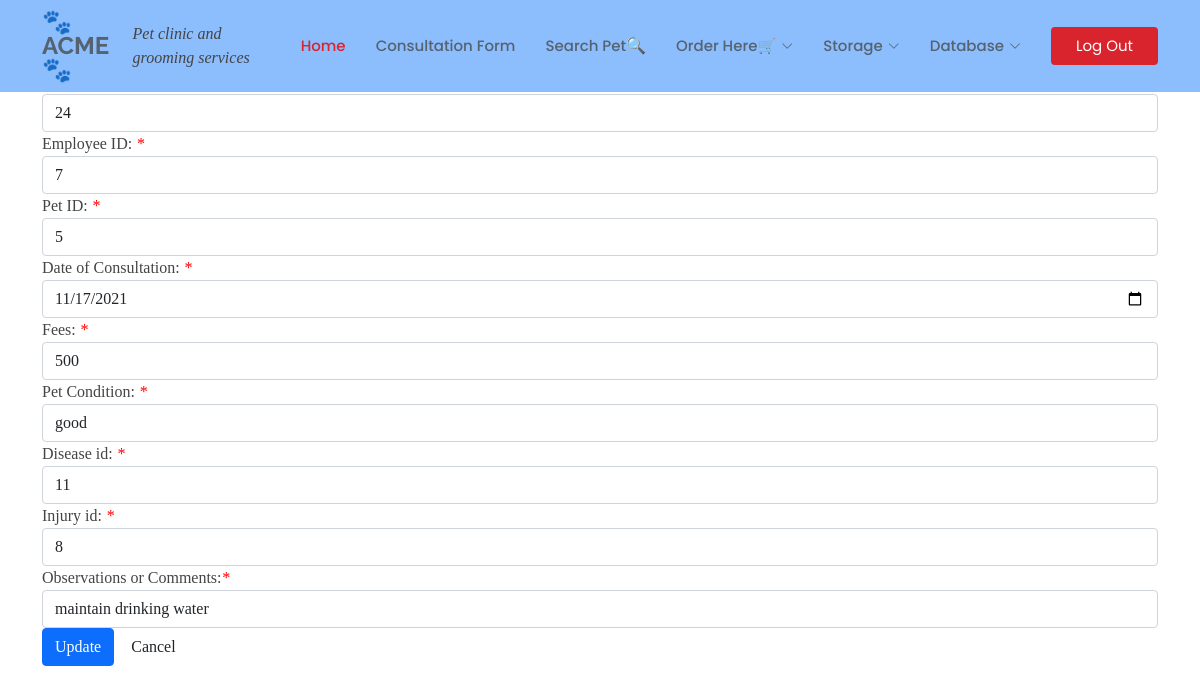
The page /consedit.php?cust_id=24 (signed in) on the database its author committed.
### tables this page shows
CREATE TABLE `consultation` (
  `consultID` int(11) NOT NULL AUTO_INCREMENT,
  `employeeId` int(11) NOT NULL,
  `petnum` int(11) NOT NULL,
  `dateconsult` date NOT NULL,
  `fees` int(11) NOT NULL,
  `petcondition` varchar(500) NOT NULL,
  `diseaseid` int(11) NOT NULL,
  `injuryid` int(11) NOT NULL,
  `vcomment` text NOT NULL,
  PRIMARY KEY (`consultID`),
  KEY `employeeId` (`employeeId`),
  KEY `diseasenum` (`diseaseid`),
  KEY `injurynum` (`injuryid`),
  KEY `petnum` (`petnum`),
  CONSTRAINT `consultation_ibfk_1` FOREIGN KEY (`employeeId`) REFERENCES `employee` (`EmployeeID`) ON DELETE CASCADE ON UPDATE CASCADE,
  CONSTRAINT `consultation_ibfk_3` FOREIGN KEY (`diseaseid`) REFERENCES `diseases` (`diseasenum`) ON DELETE CASCADE ON UPDATE CASCADE,
  CONSTRAINT `consultation_ibfk_4` FOREIGN KEY (`injuryid`) REFERENCES `injuries` (`injurynum`) ON DELETE CASCADE ON UPDATE CASCADE,
  CONSTRAINT `consultation_ibfk_5` FOREIGN KEY (`petnum`) REFERENCES `petinfo` (`PetID`) ON DELETE CASCADE ON UPDATE CASCADE
);

### consedit.php (the view, shortened to what this page needs)
<?php
include "includes/header.php";
include "includes/config.php";
include "includes/bootstrap.php";
if (!isset($_SESSION['EmployeeID'])){
  require("includes/login_functions.inc.php");
 echo "<script>alert('please log in to edit the consultation file');document.location='login.php'</script>";
}
else {
$result = mysqli_query( $conn,"SELECT * FROM consultation where consultID = ". $_GET['cust_id']);
$row = mysqli_fetch_array($result);
?>
p.spacedlines{
   line-height: 150%;
}
<div class="container">
<h2>Update Consultation</h2>
<form method="POST" action="consupdate.php" enctype="multipart/form-data">
<div class="form-group">
<label for="cust_id" class="control-label">Consultation ID:</label> <i style="color:red">*</i>
<input type='text' class="form-control " id='consultID' name='consultID' value="<?php echo $_GET['cust_id']; ?>">
</div>
<div class="form-group">
<label for="employeeId" class="control-label">Employee ID:</label> <i style="color:red">*</i>
<input type="text" class="form-control" id="employeeId" name="employeeId" value="<?php echo $row['employeeId'];?>">
</div>
<div class="form-group">
<label for="petnum" class="control-label">Pet ID:</label> <i style="color:red">*</i>
<input type="text" class="form-control " id="petnum" name="petnum" value="<?php echo $row['petnum'];?>">
</div>
<div class="form-group">
<label for="dateconsult" class="control-label">Date of Consultation:</label> <i style="color:red">*</i>
<input type="date" class="form-control " id="dateconsult" name="dateconsult" value="<?php echo $row['dateconsult'];?>">
<div class="form-group">
<label for="fees" class="control-label">Fees:</label> <i style="color:red">*</i>
<input type="text" class="form-control" id="fees" name="fees" value="<?php echo $row['fees'];?>">
</div>
</div>
<div class="form-group">
<label for="petcondition" class="control-label">Pet Condition:</label> <i style="color:red">*</i>
<input type="text" class="form-control" id="petcondition" name="petcondition" value="<?php echo $row['petcondition'];?>">
</div>
<div class="form-group">
<label for="diseaseid" class="control-label">Disease id:</label> <i style="color:red">*</i>
<input type="text" class="form-control" id="diseaseid" name="diseaseid" value="<?php echo $row['diseaseid'];?>">
</div>
<div class="form-group">
<label for="injuryid" class="control-label">Injury id:</label> <i style="color:red">*</i>
<input type="text" class="form-control" id="injuryid" name="injuryid" value="<?php echo $row['injuryid'];?>">
</div>
<div class="form-group">
<label for="vcomment" class="control-label">Observations or Comments: </label><i style="color:red">*</i>
<input type="text" class="form-control" id="vcomment" name="vcomment" value="<?php echo $row['vcomment'];?>">
</div>
 <div>
 <div>
 <button type="submit" name="submit" class="btn btn-primary" value="update">Update</button>
  <a href="Consindex.php" class="btn btn-default" role="button">Cancel</a>
  </div>
</div>
</form>
</div>
<?php
}
 ?>
 </body>
 </html>

### assets/css/style.css (style rules this page uses)
body { font-family: "Times New Roman", sans-serif; color: #444444; }
a { text-decoration: none; color: #d9232d; }
h1, h2, h3, h4, h5, h6 { font-family: "Raleway", sans-serif; }

### rows shown on the page
consultation: employeeId "7", petnum "5", dateconsult "11/17/2021", fees "500", petcondition "good", diseaseid "11", injuryid "8", vcomment "maintain drinking water"
